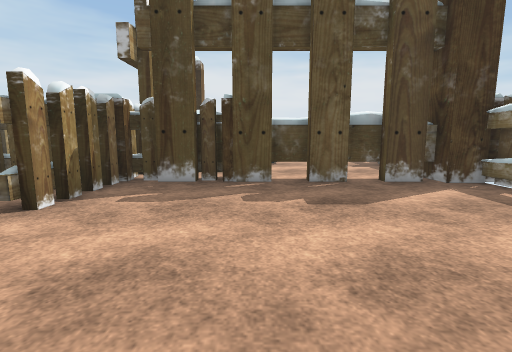
view 1 (above)

13 first-person views from a walk through a 3-D level made in the Unity game engine. The camera is 1.2 m above the floor, tilts 8° down and sees 85° across. The floor is counted in squares, 1 m on a side. Each view is taken from the middle of a square. On the plan, view 1 faces up. The plan holds only what a view shows up to about 13 squares ahead; the rest is blank. Some surface patterns are stand-ins.

view 2
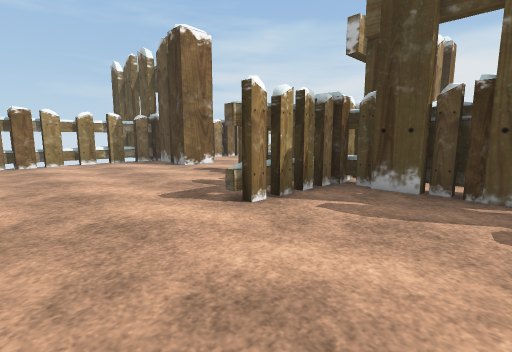

view 3
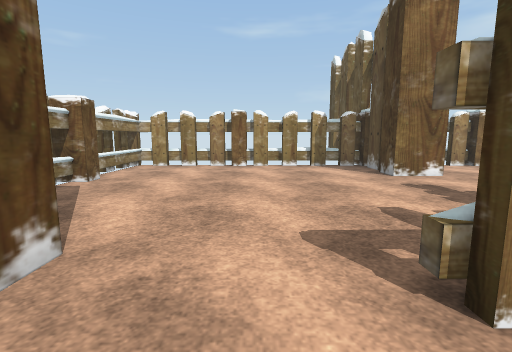

view 4
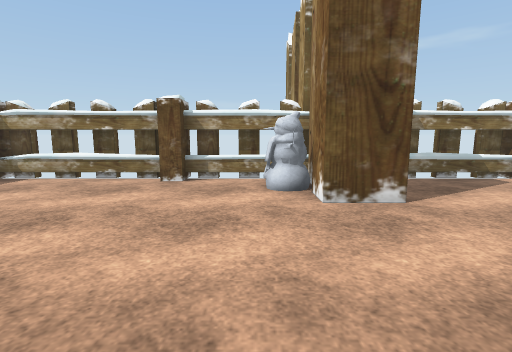

view 5
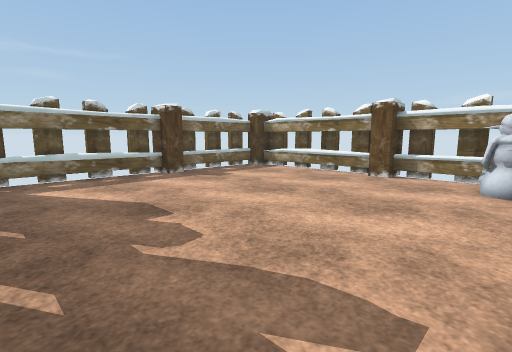

view 6
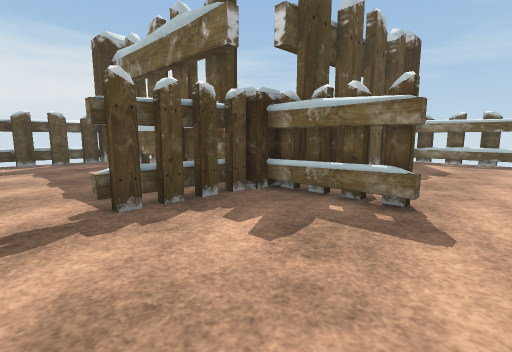

view 7
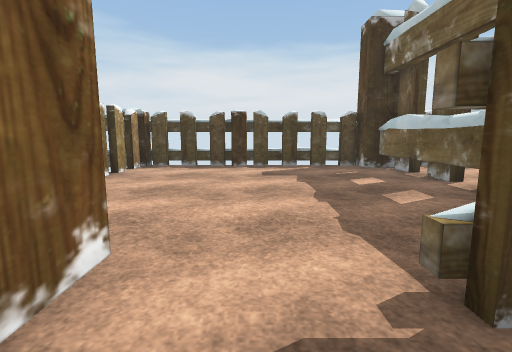

view 8
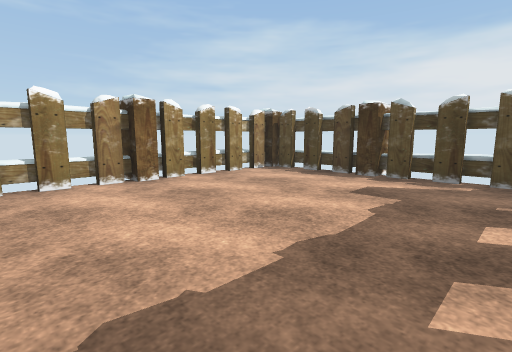

view 9
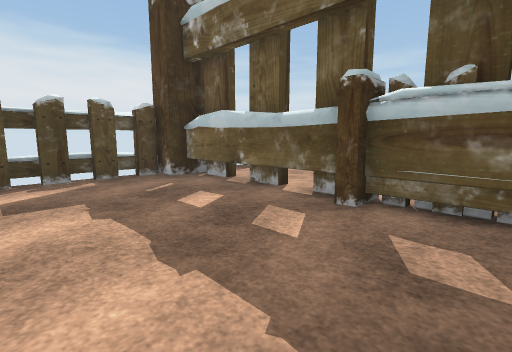

view 10
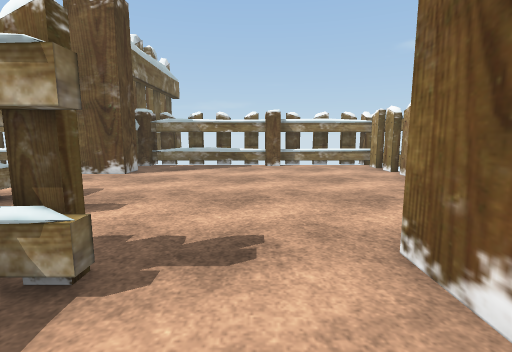

view 11
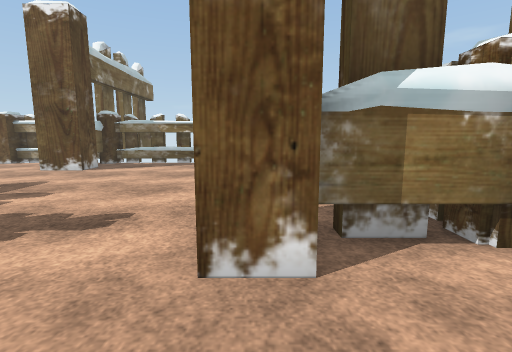

view 12
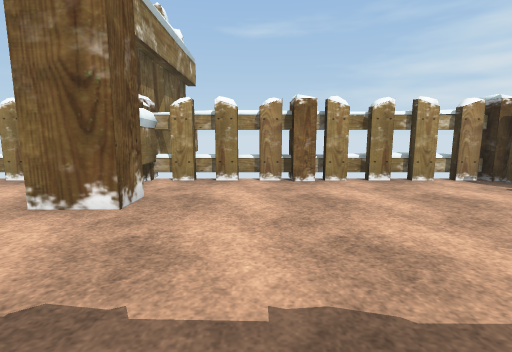

view 13
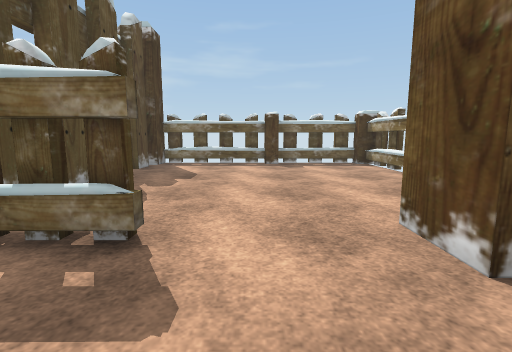

### Floor plan
Key: @ floor where view 1 was taken; # wall or solid block; . floor; = window, fence, low wall or low ledge; O other object.
Columns run from 14 left of view 1 to 6 right of it. Each row starts with its distance up from view 1.
 18 #######=##
 17 #........##
 16 #.........#
 15 =.........#
 14 #.........#
 13 #.........#
 12 #.........#
 11 #.........#
 10 #.........#
  9 #.........##
  8 ####..OOOOO#########
  7 #.........O........##
  6 #.........O.........#
  5 =.........O.........=
  4 #.........O.........#
  3 #...................#
  2 #...................#
  1 #........###........#
  0 #........##O..@.....#
 -1 #.........#OO.......#
 -2 #######=#########=###

Where each view was taken, in squares from view 1:
view 1: 0 up, 0 right, facing up
view 2: 1 up, 0 right, facing up-left
view 3: 3 up, 2 left, facing left
view 4: 6 up, 2 left, facing down
view 5: 7 up, 3 left, facing down-right
view 6: 3 up, 9 left, facing up-right
view 7: 6 up, 9 left, facing up
view 8: 9 up, 6 left, facing up-left
view 9: 9 up, 9 left, facing up-right
view 10: 10 up, 9 left, facing down
view 11: 11 up, 11 left, facing down
view 12: 11 up, 6 left, facing left
view 13: 3 up, 7 left, facing right
